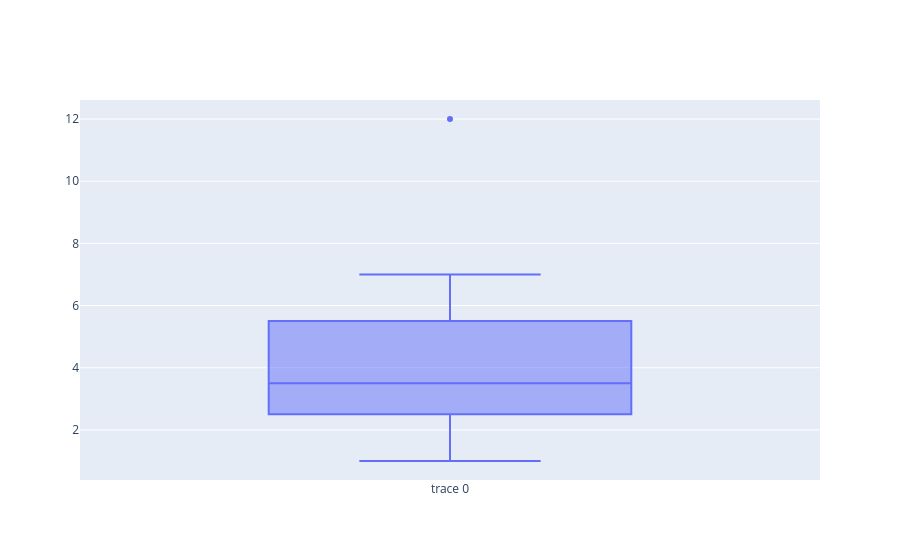

The notebook cell saved with this chart:
### Code cell
df3 = pd.DataFrame({
    "Delivery_Days": [1, 2, 2, 3, 3, 3, 4, 4, 5, 6, 7, 12]
})

fig = go.Figure()

fig.add_trace(
    go.Box(
        y=df3["Delivery_Days"],
        
    )
)

fig.show()

### Figure 1 — Plotly figure (JSON) as saved in the notebook; plotly's stock layout.template omitted (floating-point values rounded to 4 significant figures)
{"data": [{"type": "box", "y": [1, 2, 2, 3, 3, 3, 4, 4, 5, 6, 7, 12]}], "layout": {}}
